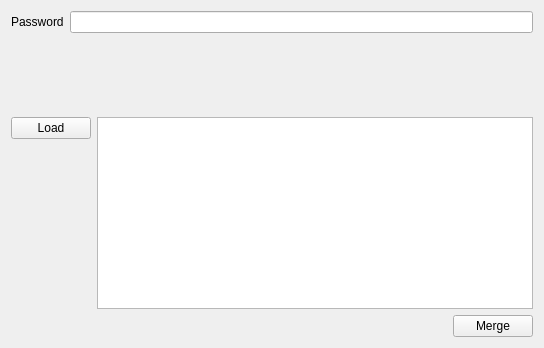
<?xml version="1.0" encoding="UTF-8"?>
<ui version="4.0">
 <class>dlgLayer7</class>
 <widget class="QWidget" name="dlgLayer7">
  <property name="geometry">
   <rect>
    <x>0</x>
    <y>0</y>
    <width>544</width>
    <height>348</height>
   </rect>
  </property>
  <property name="windowTitle">
   <string>Form</string>
  </property>
  <layout class="QVBoxLayout" name="verticalLayout">
   <item>
    <layout class="QHBoxLayout" name="horizontalLayout_6">
     <item>
      <widget class="QLabel" name="label">
       <property name="text">
        <string>Password</string>
       </property>
      </widget>
     </item>
     <item>
      <widget class="QLineEdit" name="passwordEdit">
       <property name="echoMode">
        <enum>QLineEdit::Password</enum>
       </property>
      </widget>
     </item>
    </layout>
   </item>
   <item>
    <spacer name="verticalSpacer">
     <property name="orientation">
      <enum>Qt::Vertical</enum>
     </property>
     <property name="sizeHint" stdset="0">
      <size>
       <width>20</width>
       <height>40</height>
      </size>
     </property>
    </spacer>
   </item>
   <item>
    <layout class="QHBoxLayout" name="horizontalLayout_7">
     <item>
      <layout class="QVBoxLayout" name="verticalLayout_2">
       <item>
        <widget class="QPushButton" name="loadButton">
         <property name="text">
          <string>Load</string>
         </property>
        </widget>
       </item>
       <item>
        <spacer name="verticalSpacer_2">
         <property name="orientation">
          <enum>Qt::Vertical</enum>
         </property>
         <property name="sizeHint" stdset="0">
          <size>
           <width>20</width>
           <height>40</height>
          </size>
         </property>
        </spacer>
       </item>
      </layout>
     </item>
     <item>
      <widget class="QTextBrowser" name="textBrowser"/>
     </item>
    </layout>
   </item>
   <item>
    <layout class="QHBoxLayout" name="horizontalLayout_4">
     <item>
      <spacer name="horizontalSpacer">
       <property name="orientation">
        <enum>Qt::Horizontal</enum>
       </property>
       <property name="sizeHint" stdset="0">
        <size>
         <width>40</width>
         <height>20</height>
        </size>
       </property>
      </spacer>
     </item>
     <item>
      <widget class="QPushButton" name="mergeButton">
       <property name="text">
        <string>Merge</string>
       </property>
      </widget>
     </item>
    </layout>
   </item>
  </layout>
 </widget>
 <resources/>
 <connections/>
</ui>
